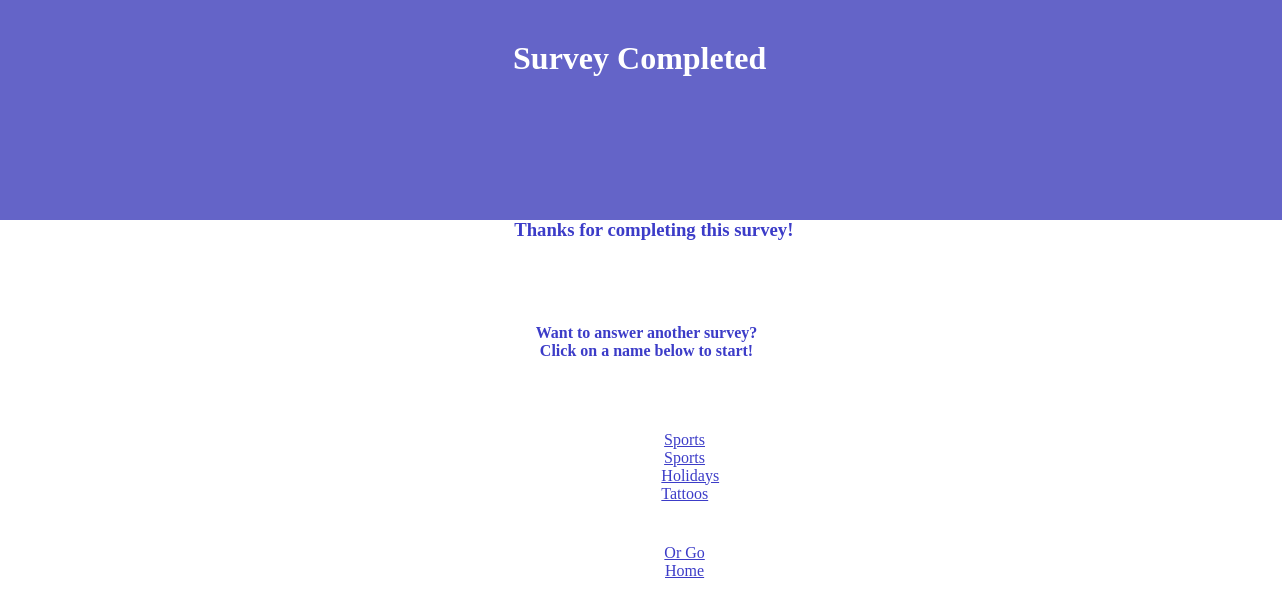
Page /survey_completed/ on the earlier database version.
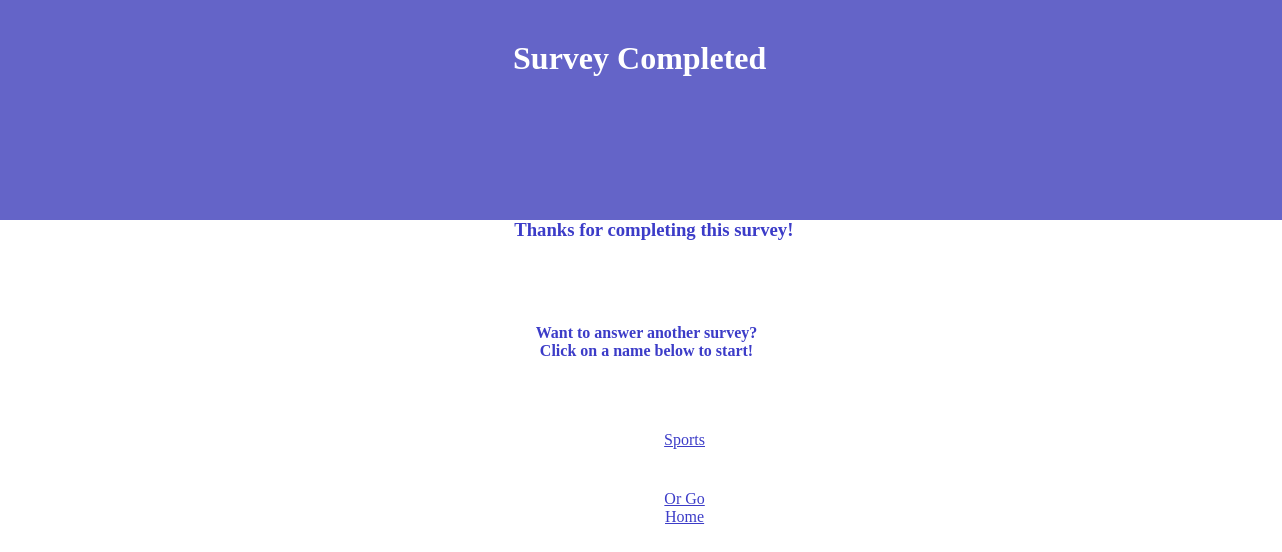
Same page on the later database version.
### website.py (models this page shows)
class Surveys(db.Model):
    id = db.Column(db.Integer, primary_key=True, unique=True, nullable=False)
    username = db.Column(db.String(100))
    survey_name = db.Column(db.String(255))
    survey_type = db.Column(db.String(10))

### website.py (the view)
@app.route("/survey_completed/", methods=['POST', 'GET'])
def survey_completed():
    public_surveys = db.session.execute("SELECT * FROM surveys WHERE survey_type='public'")
    surveys = []
    for i in public_surveys:
        items = dict(i)
        surveys.append([items['survey_name'], items['id']])
    print(surveys)
    if request.method=='POST':
        survey_id = request.form.get("submit_button")
        print("-------")
        print(survey_id)
        return redirect(url_for("survey_completed"))
    return render_template("survey_completed.html", surveys=surveys)

### templates/survey_completed.html (shortened to what this page needs)
<!DOCTYPE html>
<html>
	<head>
		<link rel="stylesheet" media="screen and (min-width: 901px)"
		href="{{ url_for('static', filename='stylesheets/computer/survey_completed2.css') }}">
	<link rel="stylesheet" media="screen and (max-width: 900px)"
		href="{{ url_for('static', filename='stylesheets/mobile/survey_completed.css') }}">
	</head>
	<body>
		<div id='welcomebox'>
			<h1 id='header'>
				Survey Completed
			</h1>
		</div>
		<div id='final_message'>
			<h3>Thanks for completing this survey!</h3>
		</div>
		<div id='other_surveys'>
			<h4>
				Want to answer another survey?<br>
			Click on a name below to start!<br></h4>
			<div id='optional_surveys'>
				<form method='post'>
					<ul id='available_surveys'>
						{% for survey in surveys %}
						<a href='/answer_survey/{{survey[1]}}' class='survey_link'>
							{{survey[0]}}<br>
						</a>
						{% endfor %}
						<a href='/'><br><p id='home'>Or Go Home</p></a>
					</ul>
				</form>
			</div>
		</div>
	</body>
</html>

Differences in the rows shown:
removed Surveys: survey_name "Sports"
removed Surveys: survey_name "Holidays"
removed Surveys: survey_name "Tattoos"
